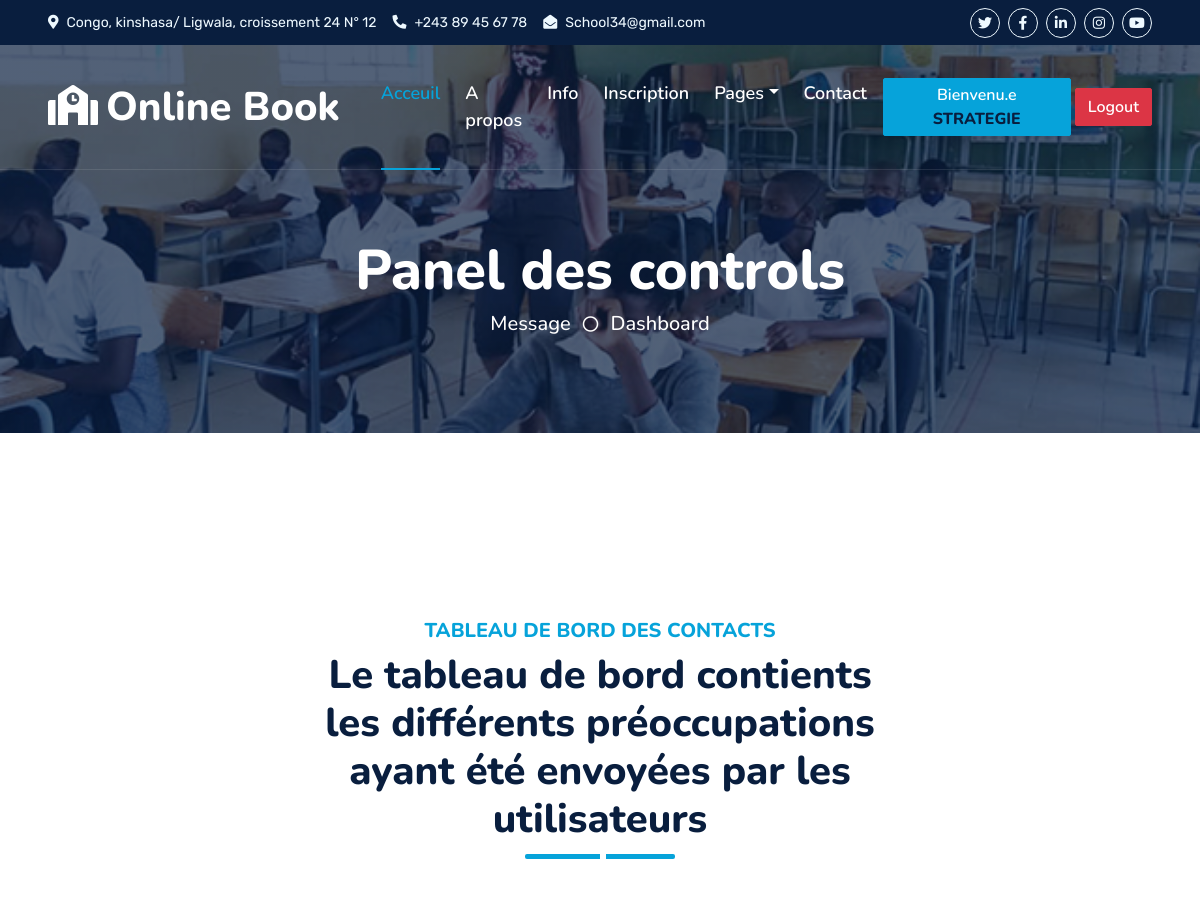
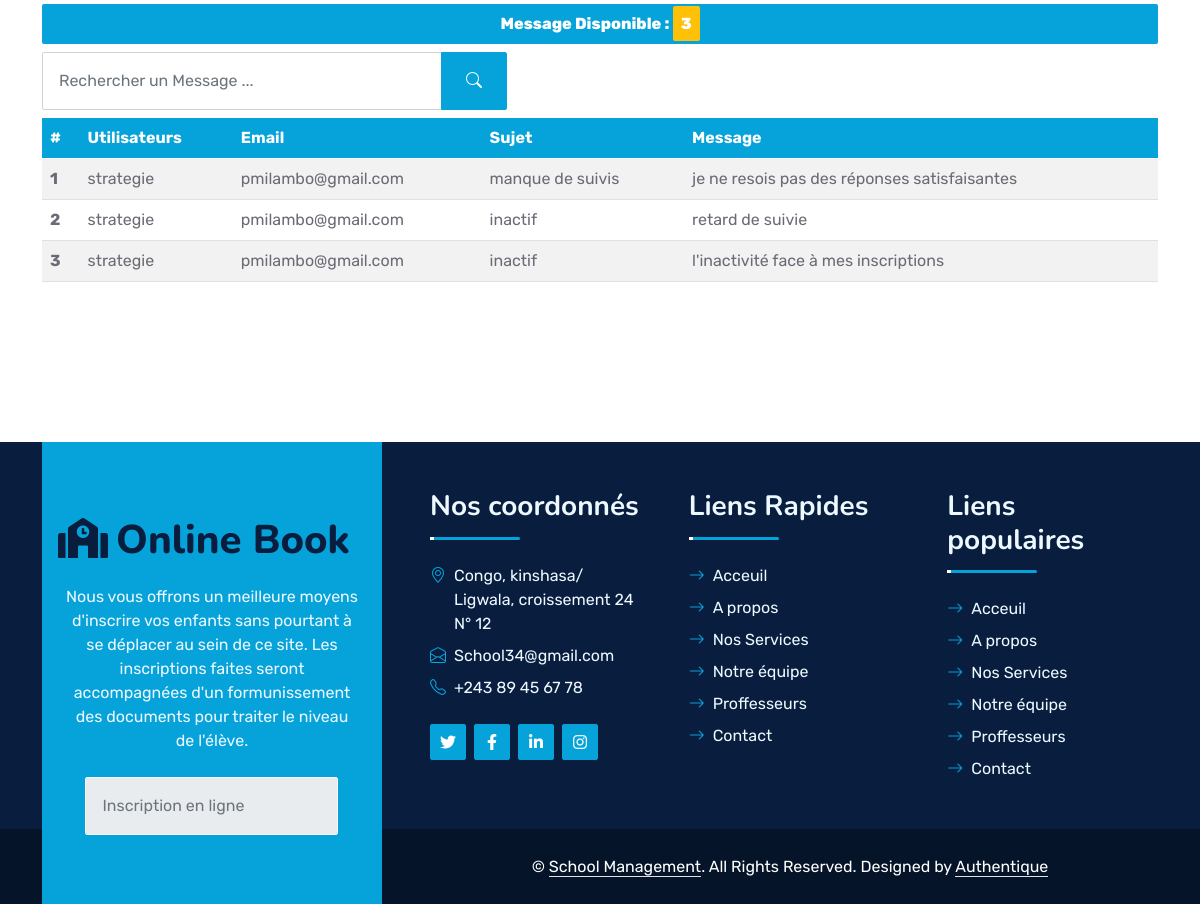
Screenshot of /message.php (signed in) with the database file from the repository (2 pictures, top to bottom).
### tables this page shows
CREATE TABLE `contacts` (
  `id` int NOT NULL,
  `id_user` int NOT NULL,
  `suject` text NOT NULL,
  `content` text NOT NULL
);

CREATE TABLE `users` (
  `id` int NOT NULL,
  `nom` varchar(50) NOT NULL,
  `email` varchar(50) NOT NULL,
  `password` varchar(50) NOT NULL,
  `statut` varchar(20) NOT NULL DEFAULT 'user'
);

### Controller/MainController.php (called while the page is built, shortened)
<?php
class MainController{
    public $connexion;
    public $password = "";
    public $username ="root";
    public $database ="school";
    public $serveur ="localhost";
    public function __construct()
    {
        $this->connexion = new PDO("mysql:host=$this->serveur;dbname=$this->database",$this->username,$this->password);
    }
    public function allContacts()
    {
       $request = $this->connexion->prepare("SELECT u.nom as user, u.email as email,c.* FROM contacts as c inner join users as u on u.id=c.id_user ORDER BY c.id DESC");
        $request->execute();
        $contacts = $request->fetchAll(PDO::FETCH_ASSOC);
       return $contacts;
    }
}
?>

### message.php (the view, shortened to what this page needs)
<?php
    require "Controller/MainController.php";
    $request = new MainController();
    $contacts = $request->allContacts();
    require "Layourt/header.php";
?>
        <div class="container-fluid bg-primary py-5 bg-header" style="margin-bottom: 90px;">
            <div class="row py-5">
                <div class="col-12 pt-lg-5 mt-lg-5 text-center">
                    <h1 class="display-4 text-white animated zoomIn">Panel des controls</h1>
                    <a href="message.php" class="h5 text-white">Message</a>
                    <i class="far fa-circle text-white px-2"></i>
                    <a href="dashboard.php" class="h5 text-white">Dashboard</a>
                </div>
            </div>
        </div>
    </div>
    <div class="container-fluid py-5 wow fadeInUp" data-wow-delay="0.1s">
        <div class="container py-5">
            <div class="section-title text-center position-relative pb-3 mb-5 mx-auto" style="max-width: 600px;">
                <h5 class="fw-bold text-primary text-uppercase">Tableau de bord des contacts</h5>
                <h1 class="mb-0">Le tableau de bord contients les différents préoccupations ayant été envoyées par les utilisateurs</h1>
            </div>
            <p class="text-white bg-primary text-center py-2 rounded fw-bold mb-2">Message Disponible : <span class="text-white bg-warning text-center py-2 px-2 rounded fw-bold mb-2"><?= count($contacts)?></span></p>
            <div>
                    <div class="mb-2 wow slideInUp" data-wow-delay="0.1s">
                    <form action="" method="GET">
                        <div class="input-group">
                            <input type="search" class="form-control p-3" name="search"  placeholder="Rechercher un Message ..." style="max-width: 400px;">
                            <button class="btn btn-primary px-4"><i class="bi bi-search"></i></button>
                        </div>
                        </form>
                    </div>
                <table class="table table-striped rounded">
                    <thead class="bg-primary text-white">
                        <tr>
                        <th scope="col">#</th>
                        <th scope="col">Utilisateurs</th>
                        <th scope="col">Email</th>
                        <th scope="col">Sujet</th>
                        <th scope="col">Message</th>
                        </tr>
                    </thead>
                    <tbody>
                        <?php foreach($contacts as $k=>$contact):?>
                        <tr>
                            <th scope="row"><?= $k + 1?></th>
                            <td><?= $contact['user']?></td>
                            <td><?= $contact['email']?></td>
                            <td><?= $contact['suject']?></td>
                            <td><?= $contact['content']?></td>
                        </tr>
                        <?php endforeach?>
                    </tbody>
                </table>
            </div>
        </div>
    </div>
<?php
    require "Layourt/footer.php"
?>

### css/style.css (style rules this page uses)
:root { --primary: #06A3DA; --secondary: #34AD54; --light: #EEF9FF; --dark: #091E3E; }
h1, h2, .fw-bold { font-weight: 800 !important; }
h5, h6, .fw-medium { font-weight: 600 !important; }
.btn { font-family: 'Nunito', sans-serif; font-weight: 600; transition: .5s; }
.btn-primary, .btn-secondary { color: #FFFFFF; box-shadow: inset 0 0 0 50px transparent; }
.section-title::before { position: absolute; content: ""; width: 150px; height: 5px; left: 0; bottom: 0; background: var(--primary); border-radius: 2px; }
.section-title.text-center::before { left: 50%; margin-left: -75px; }
.section-title::after { position: absolute; content: ""; width: 6px; height: 5px; bottom: 0px; background: #FFFFFF; -webkit-animation: section-title-run 5s infinite linear; animation: section-title-run 5s infinite linear; }
.section-title.text-center::after { -webkit-animation: section-title-run-center 5s infinite linear; animation: section-title-run-center 5s infinite linear; }
.bg-header { background: linear-gradient(rgba(9, 30, 62, .7), rgba(9, 30, 62, .7)), url(../img/el.jpg) center center no-repeat; background-size: cover; }

### message.php (style rules this page uses)
.bg-header { background: linear-gradient(rgba(9, 30, 62, .7), rgba(9, 30, 62, .7)), url(img/el3.jpg) center center no-repeat; background-size: cover; }

### rows the page displays
contacts: id_user.nom "strategie", id_user.email "pmilambo@gmail.com", suject "manque de suivis", content "je ne resois pas des réponses satisfaisantes"
contacts: id_user.nom "strategie", id_user.email "pmilambo@gmail.com", suject "inactif", content "retard de suivie"
contacts: id_user.nom "strategie", id_user.email "pmilambo@gmail.com", suject "inactif", content "l'inactivité face à mes inscriptions"

### other values shown
$_SESSION['user']['nom'] "STRATEGIE"
count($contacts) "3"
